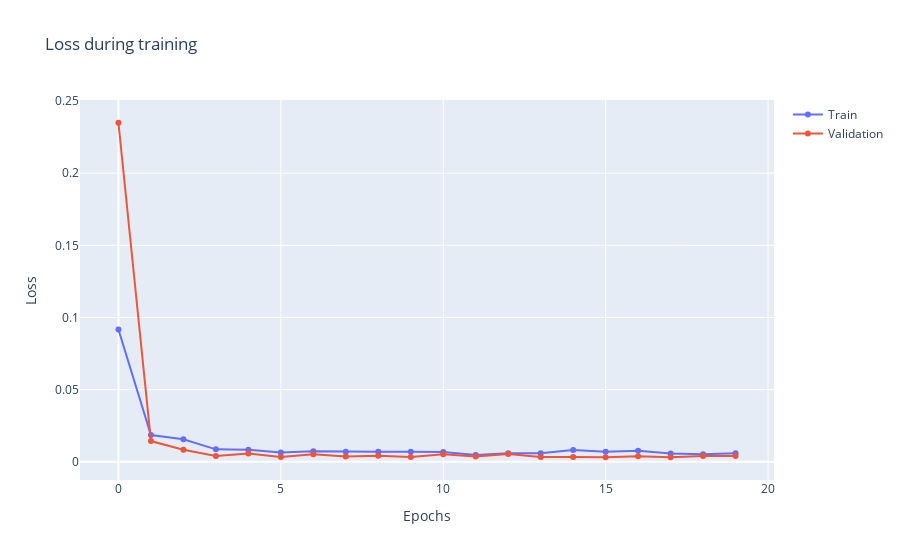

The notebook cell saved with this chart:
### Code cell
display_history(history)

### Figure 1 — Plotly figure (JSON) as saved in the notebook; plotly's stock layout.template omitted (floating-point values rounded to 4 significant figures)
{"data": [{"mode": "lines+markers", "name": "Train", "type": "scatter", "y": [0.09165, 0.01856, 0.01559, 0.008641, 0.008437, 0.006463, 0.007357, 0.006957, 0.007068, 0.007009, 0.006906, 0.004696, 0.005986, 0.006007, 0.008265, 0.006986, 0.007617, 0.005841, 0.005215, 0.005921]}, {"mode": "lines+markers", "name": "Validation", "type": "scatter", "y": [0.2349, 0.01438, 0.008361, 0.004101, 0.005832, 0.003411, 0.005248, 0.003707, 0.004186, 0.003404, 0.005255, 0.003728, 0.005413, 0.003309, 0.003368, 0.003195, 0.003881, 0.003184, 0.004084, 0.004018]}], "layout": {"title": {"text": "Loss during training"}, "xaxis": {"title": {"text": "Epochs"}}, "yaxis": {"title": {"text": "Loss"}}}}
